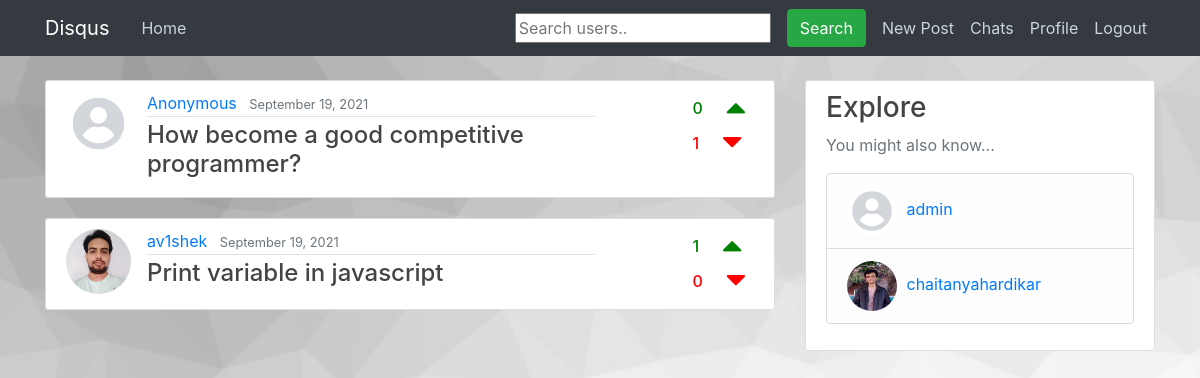
The app's page / (signed in) with its own data.
### feed/models.py (models this page shows, shortened)
class Post(models.Model):
	title = models.CharField(max_length=100)
	content = models.TextField()
	date_posted = models.DateTimeField(default=timezone.now)
	author = models.ForeignKey(User, on_delete=models.CASCADE)
	image = models.ImageField(upload_to='uploads', blank=True)
	upvote = models.ManyToManyField(User, related_name='upvote')
	downvote = models.ManyToManyField(User, related_name='downvote')
	anonymous = models.BooleanField(default = False)
	def number_of_upvotes(self):
		return self.upvote.count()
	def number_of_downvotes(self):
		return self.downvote.count()

### accounts/models.py (models this page shows, shortened)
class Profile(models.Model):
	name = models.CharField(max_length=255, default="")
	year = models.IntegerField(default=1)
	branch = models.CharField(max_length=255, default="")
	user = models.OneToOneField(User, on_delete=models.CASCADE)
	image = models.ImageField(default='default.jpg', upload_to='profile_pics')
	bio = models.CharField(max_length=255, blank=True)
	qs_cnt = models.IntegerField(default=0)
	ans_cnt = models.IntegerField(default=0)

### feed/views.py (the view)
# urls.py: path('', views.PostListView.as_view(), name='feed-home'),
class PostListView(LoginRequiredMixin, ListView):
	model = Post
	template_name = 'feed/home.html'
	context_object_name = 'posts'
	ordering = '-date_posted'
	paginate_by = 4
	def get_context_data(self, **kwargs):
		context = super(PostListView, self).get_context_data(**kwargs)
		context['randusers'] = User.objects.order_by('?')[:5]
		return context

### feed/templates/feed/home.html (shortened to what this page needs)
{% extends "feed/base.html" %}
{% block content %}
	{% for post in posts %}
		<article class="media content-section">
      {% if post.anonymous %}
      <img class="rounded-circle article-img" src="media/default.jpg">
      {% else %}
		  <img class="rounded-circle article-img" src="{{ post.author.profile.image.url }}">
      {% endif %}
		  <div class="media-body">
        <div class="row">
          <div class="col-9">
            <div class="article-metadata">
              {% if post.anonymous %}
              <a class="mr-2" href="#">Anonymous</a>
              {% else %}
              <a class="mr-2" href="{% url 'profile' post.author.username %}">{{ post.author }}</a>
              {% endif %}
              <small class="text-muted">{{ post.date_posted|date:"F d, Y" }}</small>
            </div>
            <h4><a class="article-title" href="{% url 'post-detail' post.id %}">{{ post.title }}</a></h4>
          </div>
          <div class="col-3">
            <div class="float-right mr-4">
              <div class="row">
                <h6 style="color:green;" class="mt-2 mr-4">{{ post.number_of_upvotes }} </h6>
                <i class="fa fa-caret-up" style="font-size:32px;color:green"></i>
              </div>
              <div class="row">
                <h6 style="color:red;" class="mt-2 mr-4">{{ post.number_of_downvotes }} </h6>
                <i class="fa fa-caret-down" style="font-size:32px;color:red"></i>
              </div>
            </div>
          </div>
        </div>
		</article>
	{% endfor %}
{% endblock content %}

### feed/templates/feed/base.html (shortened to what this page needs)
{% load static %}
<!DOCTYPE html>
<html>
<head>
    <link rel="stylesheet" href="https://cdn.jsdelivr.net/npm/bootstrap@4.5.3/dist/css/bootstrap.min.css">
    <link rel="stylesheet" href="https://cdnjs.cloudflare.com/ajax/libs/font-awesome/4.7.0/css/font-awesome.min.css">
    <link rel="stylesheet" type="text/css" href="{% static 'feed/main.css' %}">
</head>
<body>
	<header class="site-header">
	  <nav class="navbar navbar-expand-md navbar-dark bg-dark fixed-top">
	    <div class="container">
	      <a class="navbar-brand mr-4" href="{% url 'feed-home' %}">Disqus</a>
	      <div class="collapse navbar-collapse" id="navbarToggle">
	        <div class="navbar-nav mr-auto">
	          <a class="nav-item nav-link" href="{% url 'feed-home' %}">Home</a>
	        </div>
	        <div class="navbar-nav">
	        	{% if user.is_authenticated %}
	        		<form
					  class="form-inline my-2 my-lg-0 ml-5"
					  action="{% url 'search_users' %}"
					  method="get"
					>
					  <input name="q" type="text" placeholder="Search users.." />
					  <button class="btn btn-success mx-2 my-2 my-sm-0 ml-3" type="submit">
					    Search
					  </button>
					</form>
	        		<a class="nav-item nav-link" href="{% url 'post-create' %}">New Post</a>
	        		<a class="nav-item nav-link" href="{% url 'all-chats' %}">Chats</a>
	        		<a class="nav-item nav-link" href="{% url 'profile' user.username %}">Profile</a>
	        		<a class="nav-item nav-link" href="{% url 'logout' %}">Logout</a>
	        	{% else %}
		          	<a class="nav-item nav-link" href="{% url 'login' %}">Login</a>
		          	<a class="nav-item nav-link" href="{% url 'register' %}">Register</a>
		        {% endif %}
	        </div>
	      </div>
	    </div>
	  </nav>
	</header>
	<main role="main" class="container">
	  {% block container %}
	  <div class="row">
	    <div class="col-md-8">
	      {% block content %}{% endblock %}
	    </div>
	    {% if user.is_authenticated %}
	    <div class="col-md-4">
	      <div class="content-section">
	        <h3>Explore</h3>
	        <p class='text-muted'>You might also know...
	          <ul class="list-group">
	          	{% for u in randusers %}
	          	{% ifnotequal user u %}
	            <li class="list-group-item list-group-item-light">
			  		<img class="rounded-circle article-img-2" src="{{ u.profile.image.url }}">
			      <a class="mr-2" href="{% url 'profile' u.username %}">{{ u.username }}</a>
	            </li>
	            {% endifnotequal %}
	            {% endfor %}
	          </ul>
	        </p>
	      </div>
	    </div>
	    {% endif %}
	  </div>
	  {% endblock %}
	</main>
</body>
</html>

### static/feed/main.css (style rules this page uses)
body { background: #fafafa; color: #333333; margin-top: 5rem; background: url("/static/blog/bg3.jpeg") no-repeat center fixed; background-size: cover; background-position: center; }
h1, h2, h3, h4, h5, h6 { color: #444444; }
ul { margin: 0; }
.bg-dark { background-color: #08070a; }
.site-header .navbar-nav .nav-link { color: #cbd5db; }
.content-section { background: #ffffff; padding: 10px 20px; border: 1px solid #dddddd; border-radius: 3px; margin-bottom: 20px; }
.article-title { color: #444444; }
.article-img { height: 65px; width: 65px; margin-right: 16px; }
.article-img-2 { height: 50px; width: 50px; margin-right: 5px; }
.article-metadata { padding-bottom: 1px; margin-bottom: 4px; border-bottom: 1px solid #e3e3e3 }

### records on screen
Post: anonymous True (drawn), date_posted "September 19, 2021", title "How become a good competitive programmer?", number_of_upvotes "0", number_of_downvotes "1"
Post: author.profile.image (picture), author "av1shek", date_posted "September 19, 2021", title "Print variable in javascript", number_of_upvotes "1", number_of_downvotes "0"

### other values on screen
{{ u.username }} "admin"
{{ u.username }} "chaitanyahardikar"
